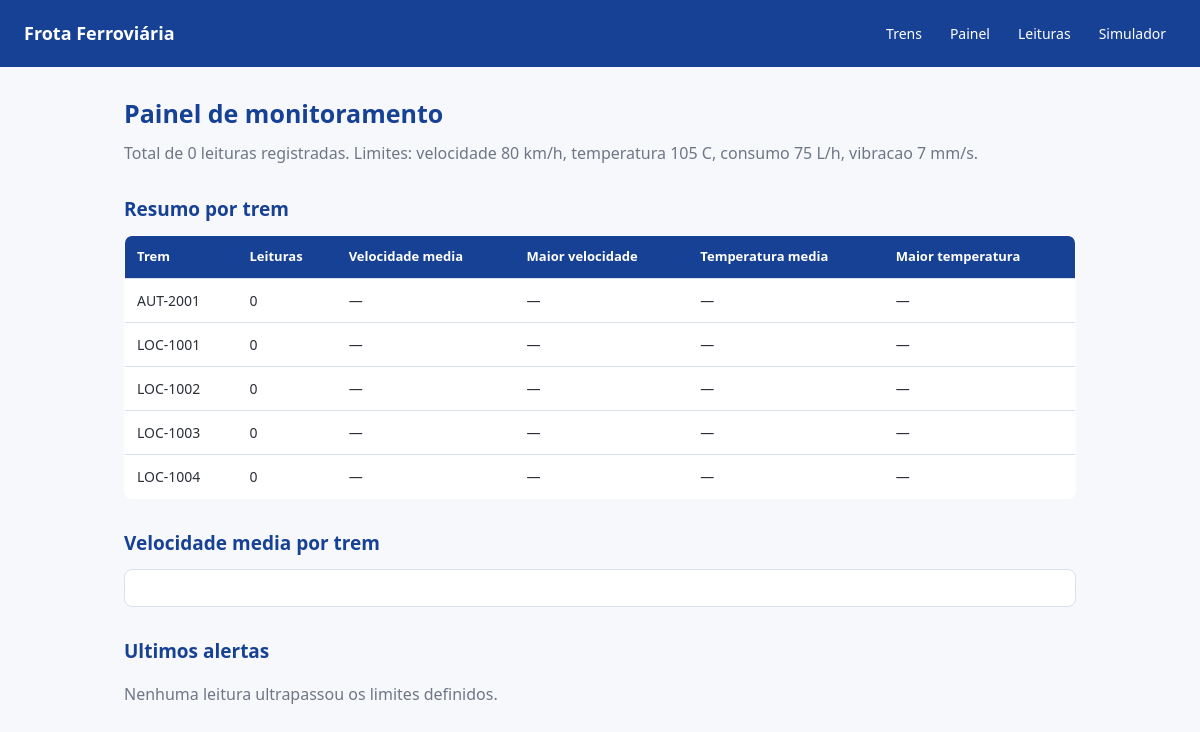
The app's page /painel.php with its own data.
### tables this page shows
CREATE TABLE trens (
    id_trem INT NOT NULL PRIMARY KEY AUTO_INCREMENT,
    prefixo_trem VARCHAR(20) NOT NULL,
    modelo_trem VARCHAR(80) NOT NULL,
    ano_fabricacao YEAR NOT NULL,
    capacidade_toneladas DECIMAL(8, 2) NOT NULL,
    situacao_trem ENUM(
        'ativo',
        'manutencao',
        'inativo'
    ) NOT NULL DEFAULT 'ativo'
);

### limites.php (called while the page is built, shortened)
<?php
$limiteVelocidade  = 80.00;
$limiteTemperatura = 105.00;
$limiteConsumo     = 75.00;
$limiteVibracao    = 7.00;

### painel.php (the view, shortened to what this page needs)
<?php
require 'conexao.php';
require 'limites.php';
$sqlResumo = 'SELECT t.id_trem,
                     t.prefixo_trem,
                     t.modelo_trem,
                     t.situacao_trem,
                     COUNT(l.id_leitura)                  AS total_leituras,
                     AVG(l.velocidade_kmh)        AS media_velocidade,
                     MAX(l.velocidade_kmh)        AS maior_velocidade,
                     AVG(l.temperatura_motor_c)   AS media_temperatura,
                     MAX(l.temperatura_motor_c)   AS maior_temperatura,
                     AVG(l.consumo_litros_hora)   AS media_consumo,
                     MAX(l.vibracao_mm_s)         AS maior_vibracao
                FROM trens t
                LEFT JOIN leitura_sensor l ON l.fk_id_trem = t.id_trem
            GROUP BY t.id_trem, t.prefixo_trem, t.modelo_trem, t.situacao_trem
            ORDER BY t.prefixo_trem';
$resumo = $conexao->query($sqlResumo);
$sqlAlertas = 'SELECT l.*, t.prefixo_trem
                 FROM leitura_sensor l
                 INNER JOIN trens t ON t.id_trem = l.fk_id_trem
                WHERE l.velocidade_kmh      > ?
                   OR l.temperatura_motor_c > ?
                   OR l.consumo_litros_hora > ?
                   OR l.vibracao_mm_s       > ?
             ORDER BY l.data_hora DESC
                LIMIT 15';
$comando = $conexao->prepare($sqlAlertas);
$comando->bind_param('dddd', $limiteVelocidade, $limiteTemperatura, $limiteConsumo, $limiteVibracao);
$comando->execute();
$alertas = $comando->get_result();
$totalLeituras = $conexao->query('SELECT COUNT(*) AS total FROM leitura_sensor')->fetch_assoc()['total'];
?>
<!DOCTYPE html>
<html lang="pt-BR">
<head>
    <link rel="stylesheet" href="style.css">
</head>
<body>
    <header>
        <span class="marca">Frota Ferroviária</span>
        <nav>
            <a href="index.php">Trens</a>
            <a href="painel.php">Painel</a>
            <a href="leituras.php">Leituras</a>
            <a href="simulador.php">Simulador</a>
        </nav>
    </header>
    <main>
        <h1>Painel de monitoramento</h1>
        <p class="apoio">
            Total de <?= (int) $totalLeituras ?> leituras registradas.
            Limites: velocidade <?= $limiteVelocidade ?> km/h, temperatura <?= $limiteTemperatura ?> C,
            consumo <?= $limiteConsumo ?> L/h, vibracao <?= $limiteVibracao ?> mm/s.
        </p>
        <h2>Resumo por trem</h2>
        <table>
            <thead>
                <tr>
                    <th>Trem</th>
                    <th>Leituras</th>
                    <th>Velocidade media</th>
                    <th>Maior velocidade</th>
                    <th>Temperatura media</th>
                    <th>Maior temperatura</th>
                </tr>
            </thead>
            <tbody>
                <?php while ($linha = $resumo->fetch_assoc()): ?>
                    <tr>
                        <td><?= htmlspecialchars($linha['prefixo_trem']) ?></td>
                        <td><?= (int) $linha['total_leituras'] ?></td>
                        <td>
                            <?php if ($linha['total_leituras'] > 0): ?>
                                <?= number_format((float) $linha['media_velocidade'], 2, ',', '.') ?> km/h
                            <?php else: ?>
                                &mdash;
                            <?php endif; ?>
                        </td>
                        <td class="<?= $linha['maior_velocidade'] > $limiteVelocidade ? 'acima' : '' ?>">
                            <?php if ($linha['total_leituras'] > 0): ?>
                                <?= number_format((float) $linha['maior_velocidade'], 2, ',', '.') ?> km/h
                            <?php else: ?>
                                &mdash;
                            <?php endif; ?>
                        </td>
                        <td>
                            <?php if ($linha['total_leituras'] > 0): ?>
                                <?= number_format((float) $linha['media_temperatura'], 2, ',', '.') ?> C
                            <?php else: ?>
                                &mdash;
                            <?php endif; ?>
                        </td>
                        <td class="<?= $linha['maior_temperatura'] > $limiteTemperatura ? 'acima' : '' ?>">
                            <?php if ($linha['total_leituras'] > 0): ?>
                                <?= number_format((float) $linha['maior_temperatura'], 2, ',', '.') ?> C
                            <?php else: ?>
                                &mdash;
                            <?php endif; ?>
                        </td>
                    </tr>
                <?php endwhile; ?>
            </tbody>
        </table>
        <h2>Velocidade media por trem</h2>
        <div class="grafico">
        </div>
        <h2>Ultimos alertas</h2>
        <?php if ($alertas->num_rows === 0): ?>
            <p class="vazio">Nenhuma leitura ultrapassou os limites definidos.</p>
        <?php endif; ?>
    </main>
</body>
</html>

### style.css (style rules this page uses)
* { box-sizing: border-box; }
body { margin: 0; font-family: "Segoe UI", Arial, sans-serif; color: #2b2f38; background: #f7f8fb; line-height: 1.5; }
header { background: #164194; color: #fff; padding: 16px 24px; }
.marca { font-weight: 700; font-size: 18px; }
main { max-width: 1000px; margin: 0 auto; padding: 28px 24px 60px; }
h1 { color: #164194; font-size: 25px; margin: 0; }
.vazio { color: #6e7686; }
table { width: 100%; border-collapse: collapse; background: #fff; border: 1px solid #d9e0ec; border-radius: 8px; overflow: hidden; font-size: 14px; }
th { background: #164194; color: #fff; text-align: left; padding: 11px 12px; font-size: 13px; }
td { padding: 11px 12px; border-top: 1px solid #d9e0ec; }
header { display: flex; align-items: center; justify-content: space-between; gap: 20px; flex-wrap: wrap; }
nav { display: flex; gap: 8px; align-items: center; flex-wrap: wrap; }
nav a { color: #fff; text-decoration: none; padding: 7px 10px; border-radius: 5px; font-size: 14px; }
.apoio { color: #6e7686; margin: 8px 0 24px; }
h2 { color: #164194; font-size: 19px; margin: 30px 0 12px; }
.grafico { background: #fff; border: 1px solid #d9e0ec; border-radius: 8px; padding: 18px; }

### records on screen
trens: prefixo_trem "AUT-2001", total_leituras "0"
trens: prefixo_trem "LOC-1001", total_leituras "0"
trens: prefixo_trem "LOC-1002", total_leituras "0"
trens: prefixo_trem "LOC-1003", total_leituras "0"
trens: prefixo_trem "LOC-1004", total_leituras "0"

### other values on screen
$totalLeituras "0"
$limiteVelocidade "80"
$limiteTemperatura "105"
$limiteConsumo "75"
$limiteVibracao "7"
